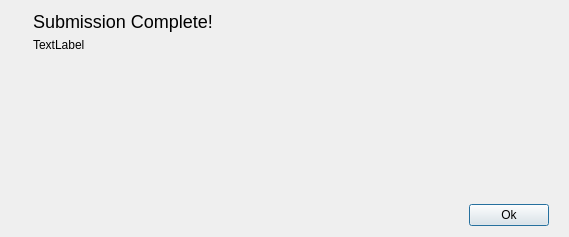
<?xml version="1.0" encoding="UTF-8"?>
<ui version="4.0">
 <class>SubmissionCompleteDialog</class>
 <widget class="QDialog" name="SubmissionCompleteDialog">
  <property name="geometry">
   <rect>
    <x>0</x>
    <y>0</y>
    <width>569</width>
    <height>237</height>
   </rect>
  </property>
  <property name="windowTitle">
   <string>ShotGrid Submission Complete</string>
  </property>
  <layout class="QVBoxLayout" name="verticalLayout">
   <property name="leftMargin">
    <number>20</number>
   </property>
   <property name="rightMargin">
    <number>20</number>
   </property>
   <item>
    <layout class="QHBoxLayout" name="horizontalLayout_3">
     <item>
      <widget class="QLabel" name="label">
       <property name="sizePolicy">
        <sizepolicy hsizetype="Maximum" vsizetype="Preferred">
         <horstretch>0</horstretch>
         <verstretch>0</verstretch>
        </sizepolicy>
       </property>
       <property name="text">
        <string/>
       </property>
       <property name="pixmap">
        <pixmap resource="resources.qrc">:/tk-flame-export/success.png</pixmap>
       </property>
       <property name="alignment">
        <set>Qt::AlignLeading|Qt::AlignLeft|Qt::AlignTop</set>
       </property>
      </widget>
     </item>
     <item>
      <layout class="QVBoxLayout" name="verticalLayout_2">
       <item>
        <widget class="QLabel" name="label_3">
         <property name="styleSheet">
          <string notr="true">QLabel { font-size: 18px; }</string>
         </property>
         <property name="text">
          <string>Submission Complete!</string>
         </property>
         <property name="alignment">
          <set>Qt::AlignLeading|Qt::AlignLeft|Qt::AlignTop</set>
         </property>
        </widget>
       </item>
       <item>
        <widget class="QLabel" name="status">
         <property name="sizePolicy">
          <sizepolicy hsizetype="Preferred" vsizetype="MinimumExpanding">
           <horstretch>0</horstretch>
           <verstretch>0</verstretch>
          </sizepolicy>
         </property>
         <property name="text">
          <string>TextLabel</string>
         </property>
         <property name="alignment">
          <set>Qt::AlignLeading|Qt::AlignLeft|Qt::AlignTop</set>
         </property>
         <property name="wordWrap">
          <bool>true</bool>
         </property>
        </widget>
       </item>
      </layout>
     </item>
    </layout>
   </item>
   <item>
    <layout class="QHBoxLayout" name="horizontalLayout">
     <item>
      <spacer name="horizontalSpacer">
       <property name="orientation">
        <enum>Qt::Horizontal</enum>
       </property>
       <property name="sizeHint" stdset="0">
        <size>
         <width>368</width>
         <height>20</height>
        </size>
       </property>
      </spacer>
     </item>
     <item>
      <widget class="QPushButton" name="submit">
       <property name="text">
        <string>Ok</string>
       </property>
      </widget>
     </item>
    </layout>
   </item>
  </layout>
 </widget>
 <resources>
  <include location="resources.qrc"/>
 </resources>
 <connections/>
</ui>
